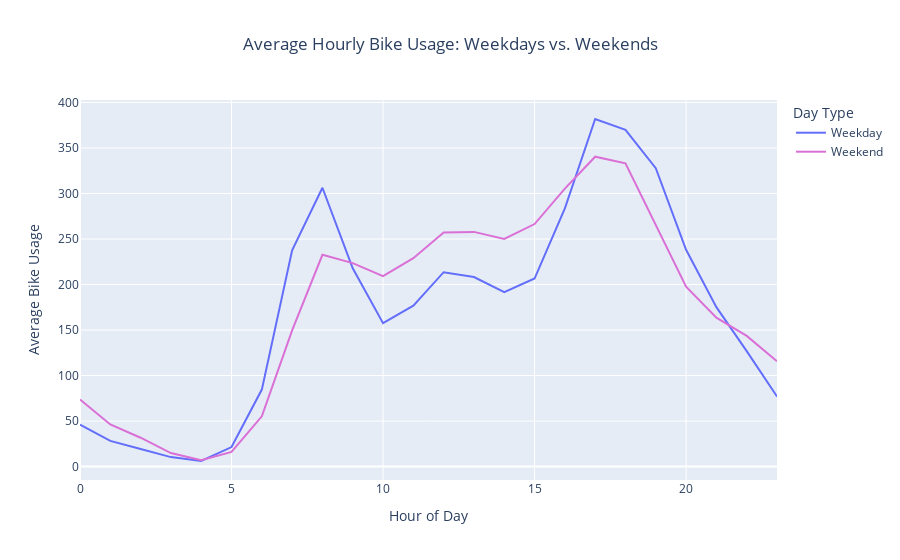

The notebook cell saved with this chart:
### Markdown cell above
#### **Average Hourly Bike Usage (Weekdays vs. Weekends):** 

On weekdays, bike usage spikes at 8 AM and 5-6 PM during rush hours. On weekends, usage is steady throughout the day, peaking around 2-4 PM for leisure activities.

### Code cell
eda.plot_average_hourly_usage(df)

### Figure 1 — Plotly figure (JSON) as saved in the notebook; plotly's stock layout.template omitted (floating-point values rounded to 4 significant figures)
{"data": [{"hovertemplate": "Day Type=Weekday<br>Hour of Day=%{x}<br>Average Bike Usage=%{y}<extra></extra>", "legendgroup": "Weekday", "line": {"color": "#636efa", "dash": "solid"}, "marker": {"symbol": "circle"}, "mode": "lines", "name": "Weekday", "orientation": "v", "showlegend": true, "type": "scatter", "x": [0, 1, 2, 3, 4, 5, 6, 7, 8, 9, 10, 11, 12, 13, 14, 15, 16, 17, 18, 19, 20, 21, 22, 23], "xaxis": "x", "y": [46.07, 28.25, 19.27, 10.42, 6.142, 21.45, 84.59, 237.6, 306.3, 217.9, 157.6, 176.8, 213.5, 208.2, 191.5, 206.6, 283.6, 381.8, 369.9, 327.8, 238.2, 175.2, 126.8, 76.93], "yaxis": "y"}, {"hovertemplate": "Day Type=Weekend<br>Hour of Day=%{x}<br>Average Bike Usage=%{y}<extra></extra>", "legendgroup": "Weekend", "line": {"color": "#DA70D6", "dash": "solid"}, "marker": {"symbol": "circle"}, "mode": "lines", "name": "Weekend", "orientation": "v", "showlegend": true, "type": "scatter", "x": [0, 1, 2, 3, 4, 5, 6, 7, 8, 9, 10, 11, 12, 13, 14, 15, 16, 17, 18, 19, 20, 21, 22, 23], "xaxis": "x", "y": [73.67, 46.35, 31.71, 14.86, 6.896, 16.14, 55.23, 149.6, 232.7, 223.5, 209.2, 228.9, 257.2, 257.8, 250.1, 266.5, 305.3, 340.4, 333.2, 265.7, 197.7, 163.5, 143.5, 115.7], "yaxis": "y"}], "layout": {"legend": {"title": {"text": "Day Type"}, "tracegroupgap": 0}, "title": {"text": "Average Hourly Bike Usage: Weekdays vs. Weekends", "x": 0.5}, "xaxis": {"anchor": "y", "domain": [0, 1], "title": {"text": "Hour of Day"}}, "yaxis": {"anchor": "x", "domain": [0, 1], "title": {"text": "Average Bike Usage"}}}}
